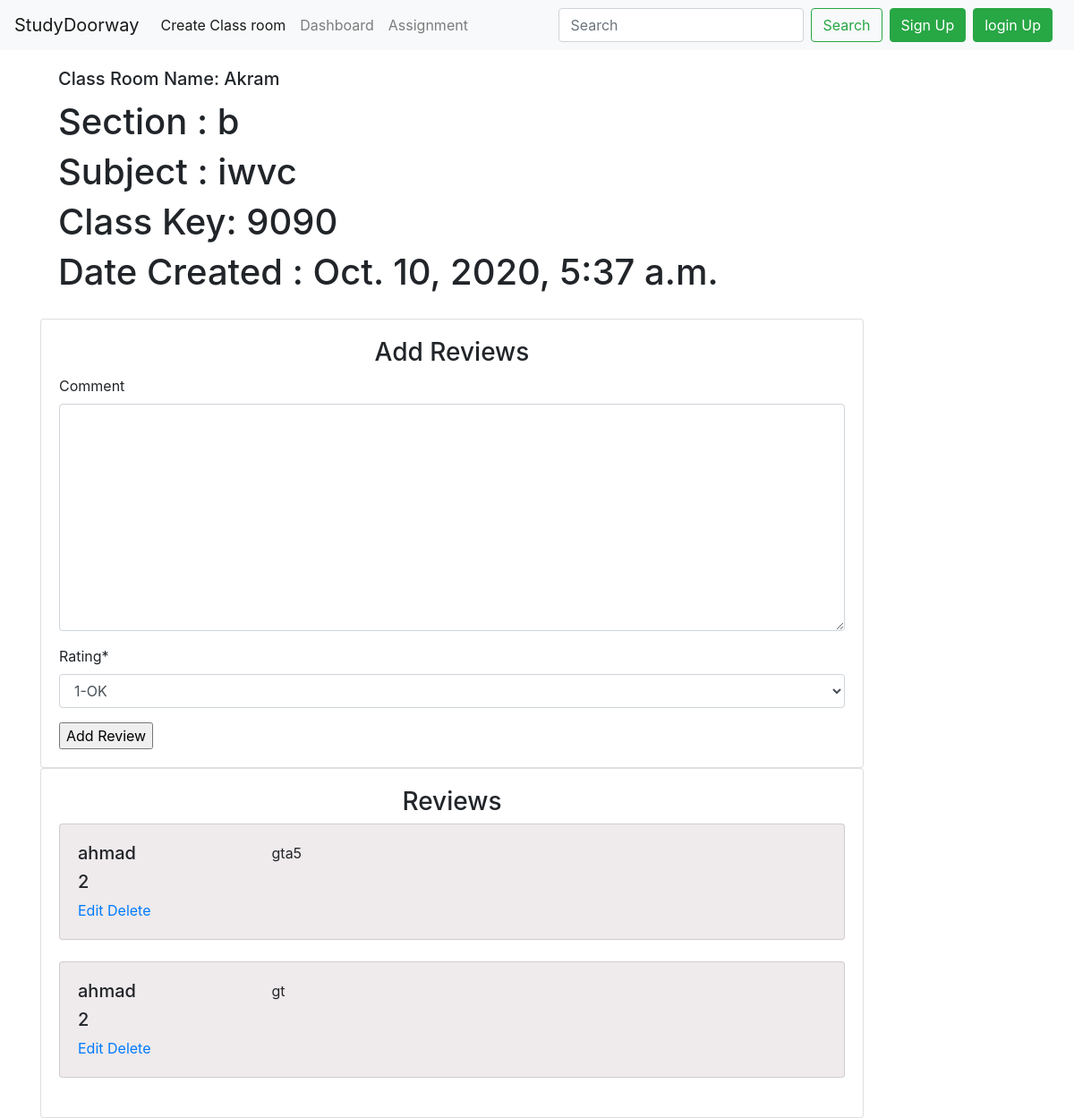
The page /detail/2/ on the database its author committed.
### myapp/models.py (models this page shows, shortened)
class Classroom(models.Model):
	name=models.CharField(max_length=30,)
	section=models.CharField(max_length=30, null=True)
	subject=models.CharField(max_length=30, null=True)
	class_key=models.CharField(max_length=30, null=True)
	date_created=models.DateTimeField(auto_now_add=True, null=True)

class Review(models.Model):
	user=models.ForeignKey(User, on_delete=models.CASCADE)
	classroom=models.ForeignKey(Classroom, on_delete=models.CASCADE)
	comment=models.TextField(max_length=300,blank=True)
	rating = models.PositiveSmallIntegerField(choices=RATE_CHOICES)

### myapp/views.py (the view)
# urls.py: path('detail/<int:id>/',views.detail,name='detail'),
def detail(request,id):
	form = ReviewForm()
	classroom=Classroom.objects.get(id=id)
	reviews=Review.objects.filter(classroom=id).order_by('-comment')
	context={"classroom":classroom,"reviews":reviews,"form":form}
	return render(request,"myapp/classdetail.html",context)

### myapp/forms.py
class ReviewForm(forms.ModelForm):
	rating=forms.ChoiceField(choices=RATE_CHOICES,widget=forms.Select(),required=True)
	class Meta():
		model=Review
		fields=['comment','rating']

### myapp/templates/myapp/classdetail.html (shortened to what this page needs)
{% extends 'myapp/base.html' %}
{% load crispy_forms_tags %}
{% block form %}
<div class="container">
  <div class="row">
    <div class="col-md-10">
         <div class="card-body">
          <h5 class="card-title">Class Room Name:  {{classroom.name}}</h5>
          <h1>Section :  {{classroom.section}}</h1>
          <h1>Subject :  {{classroom.subject}}</h1>
          <h1> Class Key:  {{classroom.class_key}}</h1>
          <h1> Date Created :  {{classroom.date_created}}</h1>
         </div>
</div>
</div>
</div>
<div class="container">
  <div class="row">
    <div class="col-md-10">
 <div class="card">
  <div class="card-body">
    <h3 class="text-center"> Add Reviews</h3>
    <form method="POST"class="rate-form" action="{% url 'myapp:add_review' classroom.id %}">
      {{form|crispy}}
      <input type="submit" name="btn btn-danger" value="Add Review">
    </form>
  </div>
</div>
 <div class="card">
  <div class="card-body">
    <h3 class="text-center">  Reviews</h3>
    {%for review in reviews%}
      <div class="card" style="background-color:#efeaeb">
       <div class="card-body">
        <div class="row">
          <div class="col-md-3">
            <h5 class="text-left">{{review.user.username}} </h5>
    	      <h5>{{review.rating}}</h5>
            <a href="{% url 'myapp:edit_review' classroom.id review.id %}">Edit</a>
            <a href="{% url 'myapp:delete_review' classroom.id review.id %}" onclick="return confirm('are you sure to delete this comment ? ');" >Delete</a>
          </div>
           <div class="col-md-9">
            <p class="text-left">{{review.comment}} </p>
          </div>
        </div>
      </div>
    </div>
    <br>
    {%endfor%}
  </div>
</div>
</div>
</div>
</div>
{% endblock %}

### rows shown on the page
Classroom: name "Akram", section "b", subject "iwvc", class_key "9090", date_created "Oct. 10, 2020, 5:37 a.m."
Review: user.username "ahmad", rating "2", comment "gta5"
Review: user.username "ahmad", rating "2", comment "gt"
